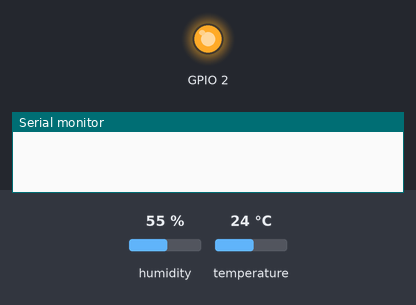
Recording of a sketch running on a simulated ESP8266 (NodeMCU). On the bench: output pins drawn as LEDs (lit = HIGH), the last lines printed to the serial monitor. Inputs (shaded band) come from the test bench; at power-on: humidity 55 %, temperature 24 °C. WiFi joins after 1.5 s; servers stay silent unless stated; uploads are accepted with an empty reply.

Above: at 0.1 s.
At 3.6 s:
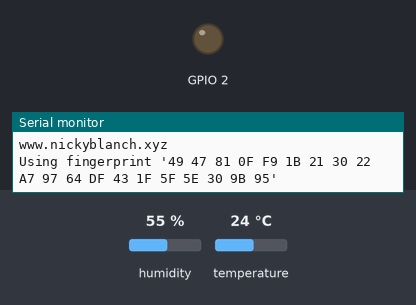
Timing chart, 0 to 5.1 s (numbered marks = the images above):
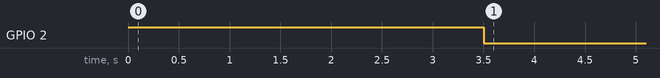

The sketch:

weather_station_final_arduino.ino
```cpp
// (licence header left out)
// ESP8266 AND SI701 LIBRARIES
#include <ESP8266WiFi.h>
#include <WiFiClientSecure.h>
//#include <ESP8266WebServer.h>
#include <ESP8266HTTPClient.h>
#include <Wire.h>
#include "SparkFun_Si7021_Breakout_Library.h"

// WiFi Network Credentials
const char *ssid = "Cottages at Tucson";  //ENTER YOUR WIFI SETTINGS
const char *password = "passw0rd";

// Web server to send HTTPS requests to
const char *host = "www.nickyblanch.xyz";
const int httpsPort = 443;  //HTTPS= 443 and HTTP = 80

//SHA1 finger print of certificate use web browser to view and copy
const char fingerprint[] PROGMEM = "49 47 81 0F F9 1B 21 30 22 A7 97 64 DF 43 1F 5F 5E 30 9B 95";

// SI701 VARIABLES AND PINS
float humidity = 0;
float tempf = 0;
Weather sensor;


//=======================================================================
//                    Power on setup
//=======================================================================

void setup() {

  // Enable debugging light
  pinMode(2, OUTPUT);
  digitalWrite(2, HIGH);

  // Configure ESP8266
  delay(1000);
  Serial.begin(115200);
  WiFi.mode(WIFI_OFF);        //Prevents reconnection issue (taking too long to connect)
  delay(1000);
  WiFi.mode(WIFI_STA);        //Only Station No AP, This line hides the viewing of ESP as wifi hotspot

  // Connect to WiFi network
  WiFi.begin(ssid, NULL);
  Serial.println("");
  Serial.print("Connecting");
  while (WiFi.status() != WL_CONNECTED) {
    delay(500);
    Serial.print(".");
  }

  //If connection successful show IP address in serial monitor
  Serial.println("");
  Serial.print("Connected to ");
  Serial.println(ssid);
  Serial.print("IP address: ");
  Serial.println(WiFi.localIP());  //IP address assigned to your ESP

   // Find ESP8266 physical address
  Serial.println("");
  Serial.print("MAC: ");
  Serial.println(WiFi.macAddress());


  // Begin SI701 Sensor
  sensor.begin();
  digitalWrite(2, LOW);
}

//=======================================================================
//                    Main Program Loop
//=======================================================================
void loop() {
  WiFiClientSecure httpsClient;    //Declare object of class WiFiClient

  Serial.println(host);

  Serial.printf("Using fingerprint '%s'\n", fingerprint);
  httpsClient.setFingerprint(fingerprint);
  httpsClient.setTimeout(15000); // 15 Seconds
  delay(1000);

  Serial.print("HTTPS Connecting");
  int r=0; //retry counter
  while((!httpsClient.connect(host, httpsPort)) && (r < 30)){
      delay(100);
      Serial.print(".");
      r++;
  }
  if(r==30) {
    Serial.println("Connection failed");
    digitalWrite(2, HIGH);
    return;
  }
  else {
    Serial.println("Connected to web");
  }

  String Link;

  //GET Data
  get_weather();

  // Append data to HTTPS Get link
  Link = "/test.php?temp=" + String(tempf) + "&humidity=" + String(humidity);

  Serial.print("requesting URL: ");
  Serial.println(host+Link);

  httpsClient.print(String("GET ") + Link + " HTTP/1.1\r\n" +
               "Host: " + host + "\r\n" +
               "Connection: close\r\n\r\n");

  Serial.println("request sent");

  while (httpsClient.connected()) {
    String line = httpsClient.readStringUntil('\n');
    if (line == "\r") {
      Serial.println("headers received");
      break;
    }
  }

  Serial.println("reply was:");
  Serial.println("==========");
  String line;
  while(httpsClient.available()){
    line = httpsClient.readStringUntil('\n');  //Read Line by Line
    Serial.println(line); //Print response
  }
  Serial.println("==========");
  Serial.println("closing connection");

  delay(5 * 60000);  //GET Data at every 5 minutes
}


void get_weather() {
  // Measure humidity
  humidity = sensor.getRH();

  // Measure temperature
  tempf = sensor.getTempF();
}
```
